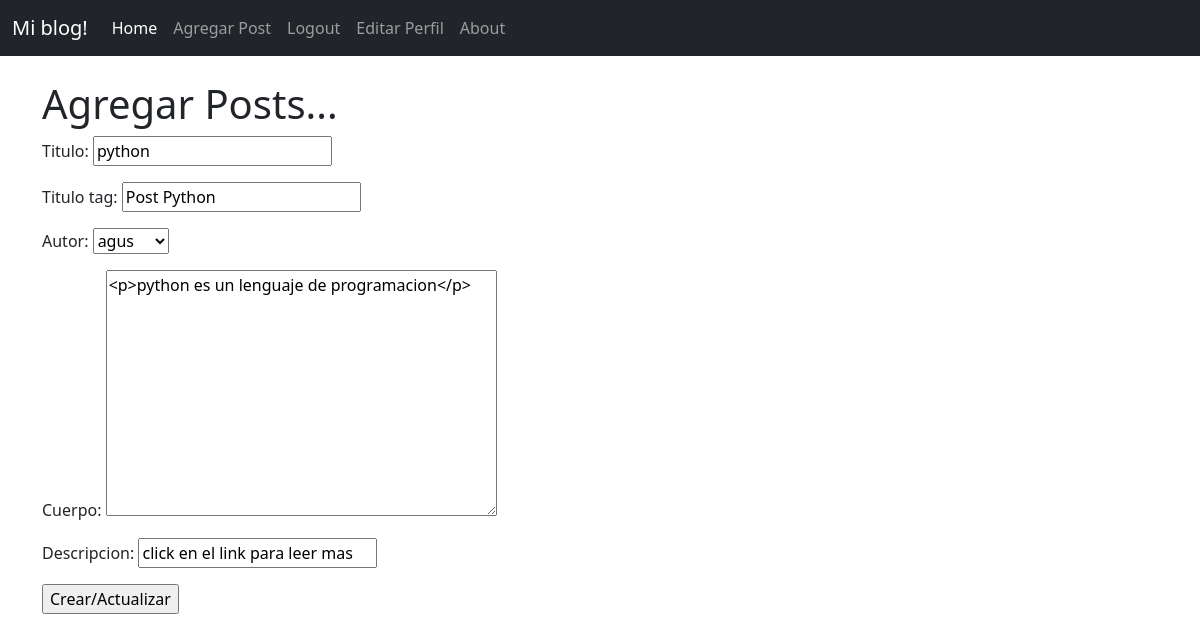
Screenshot of /editar/post/6 (signed in) with the database file from the repository.
### appblog/models.py (models this page shows, shortened)
class Post(models.Model):
    titulo = models.CharField(max_length=60)
    titulo_tag = models.CharField(max_length=60)
    autor = models.ForeignKey(User, on_delete=models.CASCADE)
    cuerpo = RichTextField(blank=True, null=True)
    fecha = models.DateField(auto_now_add=True)
    descripcion = models.CharField(max_length=100, default='click en el link para leer mas')

### appblog/views.py (the view)
# urls.py: path('editar/post/<pk>',PostUpdate.as_view(), name="actualizar-post" ),
class PostUpdate(PermissionRequiredMixin, UpdateView):
    permission_required = 'appblog.change_Post'
    model = Post
    success_url = ""
    fields = "__all__"

### appblog/templates/appblog/Post_form.html (shortened to what this page needs)
{% extends 'appblog/base.html' %}
{% block contenido %}
{% if request.user.is_authenticated %}
    <h1> Agregar Posts... </h1>
    <form method="post">
    {{form.as_p }}
    <input type="submit" value="Crear/Actualizar">
    </form>
    </div>
{% else %}
No has iniciado sesion
{% endif %}
{% endblock %}

### rows the page displays
Post: titulo "python", titulo_tag "Post Python", autor "agus", cuerpo "<p>python es un lenguaje de programacion</p>", descripcion "click en el link para leer mas"
